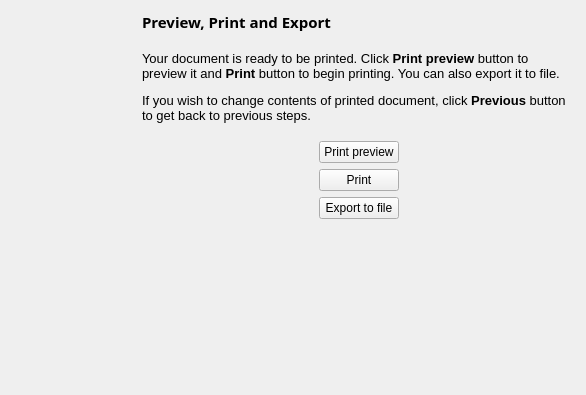
<?xml version="1.0" encoding="UTF-8"?>
<ui version="4.0">
 <class>PWizPrint</class>
 <widget class="QWidget" name="PWizPrint">
  <property name="geometry">
   <rect>
    <x>0</x>
    <y>0</y>
    <width>586</width>
    <height>395</height>
   </rect>
  </property>
  <property name="minimumSize">
   <size>
    <width>586</width>
    <height>395</height>
   </size>
  </property>
  <property name="windowTitle">
   <string>Form</string>
  </property>
  <layout class="QHBoxLayout" name="horizontalLayout_2">
   <item>
    <widget class="QLabel" name="banner">
     <property name="sizePolicy">
      <sizepolicy hsizetype="Fixed" vsizetype="Fixed">
       <horstretch>0</horstretch>
       <verstretch>0</verstretch>
      </sizepolicy>
     </property>
     <property name="minimumSize">
      <size>
       <width>120</width>
       <height>360</height>
      </size>
     </property>
     <property name="text">
      <string/>
     </property>
    </widget>
   </item>
   <item>
    <spacer name="horSpacer7">
     <property name="orientation">
      <enum>Qt::Horizontal</enum>
     </property>
     <property name="sizeType">
      <enum>QSizePolicy::Fixed</enum>
     </property>
     <property name="sizeHint" stdset="0">
      <size>
       <width>5</width>
       <height>20</height>
      </size>
     </property>
    </spacer>
   </item>
   <item>
    <layout class="QVBoxLayout" name="printLayout">
     <property name="spacing">
      <number>6</number>
     </property>
     <property name="margin">
      <number>0</number>
     </property>
     <item>
      <widget class="QLabel" name="stepTitle">
       <property name="font">
        <font>
         <family>Sans Serif</family>
         <pointsize>11</pointsize>
         <weight>75</weight>
         <italic>false</italic>
         <bold>true</bold>
         <underline>false</underline>
         <strikeout>false</strikeout>
        </font>
       </property>
       <property name="text">
        <string>Preview, Print and Export</string>
       </property>
      </widget>
     </item>
     <item>
      <spacer name="vertSpacer1">
       <property name="orientation">
        <enum>Qt::Vertical</enum>
       </property>
       <property name="sizeType">
        <enum>QSizePolicy::Fixed</enum>
       </property>
       <property name="sizeHint" stdset="0">
        <size>
         <width>20</width>
         <height>12</height>
        </size>
       </property>
      </spacer>
     </item>
     <item>
      <widget class="QLabel" name="stepText">
       <property name="text">
        <string>&lt;!DOCTYPE HTML PUBLIC &quot;-//W3C//DTD HTML 4.0//EN&quot; &quot;http://www.w3.org/TR/REC-html40/strict.dtd&quot;&gt;
&lt;html&gt;&lt;head&gt;&lt;meta name=&quot;qrichtext&quot; content=&quot;1&quot; /&gt;&lt;style type=&quot;text/css&quot;&gt;
p, li { white-space: pre-wrap; }
&lt;/style&gt;&lt;/head&gt;&lt;body style=&quot; font-family:'Sans'; font-size:10pt; font-weight:400; font-style:normal;&quot;&gt;
&lt;p style=&quot; margin-top:12px; margin-bottom:12px; margin-left:0px; margin-right:0px; -qt-block-indent:0; text-indent:0px;&quot;&gt;Your document is ready to be printed. Click &lt;span style=&quot; font-weight:600;&quot;&gt;Print preview &lt;/span&gt;button to preview it and &lt;span style=&quot; font-weight:600;&quot;&gt;Print &lt;/span&gt;button to begin printing. You can also export it to file.&lt;/p&gt;
&lt;p style=&quot; margin-top:12px; margin-bottom:12px; margin-left:0px; margin-right:0px; -qt-block-indent:0; text-indent:0px;&quot;&gt;If you wish to change contents of printed document, click &lt;span style=&quot; font-weight:600;&quot;&gt;Previous &lt;/span&gt;button to get back to previous steps.&lt;/p&gt;&lt;/body&gt;&lt;/html&gt;</string>
       </property>
       <property name="wordWrap">
        <bool>true</bool>
       </property>
      </widget>
     </item>
     <item>
      <spacer name="vertSpacer2">
       <property name="orientation">
        <enum>Qt::Vertical</enum>
       </property>
       <property name="sizeType">
        <enum>QSizePolicy::Fixed</enum>
       </property>
       <property name="sizeHint" stdset="0">
        <size>
         <width>20</width>
         <height>12</height>
        </size>
       </property>
      </spacer>
     </item>
     <item>
      <layout class="QHBoxLayout" name="horLayout1">
       <item>
        <spacer name="horSpacer1">
         <property name="orientation">
          <enum>Qt::Horizontal</enum>
         </property>
         <property name="sizeHint" stdset="0">
          <size>
           <width>40</width>
           <height>20</height>
          </size>
         </property>
        </spacer>
       </item>
       <item>
        <widget class="QPushButton" name="previewButton">
         <property name="text">
          <string>Print preview</string>
         </property>
        </widget>
       </item>
       <item>
        <spacer name="horSpacer2">
         <property name="orientation">
          <enum>Qt::Horizontal</enum>
         </property>
         <property name="sizeHint" stdset="0">
          <size>
           <width>40</width>
           <height>20</height>
          </size>
         </property>
        </spacer>
       </item>
      </layout>
     </item>
     <item>
      <layout class="QHBoxLayout" name="horLayout2">
       <item>
        <spacer name="horSpacer3">
         <property name="orientation">
          <enum>Qt::Horizontal</enum>
         </property>
         <property name="sizeHint" stdset="0">
          <size>
           <width>40</width>
           <height>20</height>
          </size>
         </property>
        </spacer>
       </item>
       <item>
        <widget class="QPushButton" name="printButton">
         <property name="text">
          <string>Print</string>
         </property>
        </widget>
       </item>
       <item>
        <spacer name="horSpacer4">
         <property name="orientation">
          <enum>Qt::Horizontal</enum>
         </property>
         <property name="sizeHint" stdset="0">
          <size>
           <width>40</width>
           <height>20</height>
          </size>
         </property>
        </spacer>
       </item>
      </layout>
     </item>
     <item>
      <layout class="QHBoxLayout" name="horizontalLayout">
       <item>
        <spacer name="horSpacer5">
         <property name="orientation">
          <enum>Qt::Horizontal</enum>
         </property>
         <property name="sizeHint" stdset="0">
          <size>
           <width>40</width>
           <height>20</height>
          </size>
         </property>
        </spacer>
       </item>
       <item>
        <widget class="QPushButton" name="exportButton">
         <property name="text">
          <string>Export to file</string>
         </property>
        </widget>
       </item>
       <item>
        <spacer name="horSpacer6">
         <property name="orientation">
          <enum>Qt::Horizontal</enum>
         </property>
         <property name="sizeHint" stdset="0">
          <size>
           <width>40</width>
           <height>20</height>
          </size>
         </property>
        </spacer>
       </item>
      </layout>
     </item>
     <item>
      <spacer name="vertSpacer3">
       <property name="orientation">
        <enum>Qt::Vertical</enum>
       </property>
       <property name="sizeHint" stdset="0">
        <size>
         <width>20</width>
         <height>40</height>
        </size>
       </property>
      </spacer>
     </item>
    </layout>
   </item>
  </layout>
 </widget>
 <resources/>
 <connections/>
</ui>
